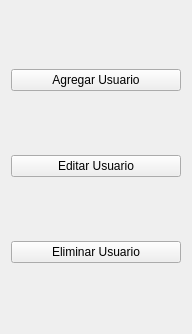
            <widget class="QWidget" name="page_2users">
             <property name="geometry">
              <rect>
               <x>0</x>
               <y>0</y>
               <width>192</width>
               <height>334</height>
              </rect>
             </property>
             <attribute name="icon">
              <iconset>
               <normaloff>:/icons/chevron-down.svg</normaloff>:/icons/chevron-down.svg</iconset>
             </attribute>
             <attribute name="label">
              <string>Usuarios</string>
             </attribute>
             <layout class="QVBoxLayout" name="verticalLayout_5">
              <item>
               <widget class="QPushButton" name="btn_user_add">
                <property name="text">
                 <string>Agregar Usuario</string>
                </property>
                <property name="icon">
                 <iconset>
                  <normaloff>:/icons/user-plus.svg</normaloff>:/icons/user-plus.svg</iconset>
                </property>
               </widget>
              </item>
              <item>
               <widget class="QPushButton" name="btn_user_edit">
                <property name="text">
                 <string>Editar Usuario</string>
                </property>
                <property name="icon">
                 <iconset>
                  <normaloff>:/icons/users.svg</normaloff>:/icons/users.svg</iconset>
                </property>
               </widget>
              </item>
              <item>
               <widget class="QPushButton" name="btn_user_delete">
                <property name="text">
                 <string>Eliminar Usuario</string>
                </property>
                <property name="icon">
                 <iconset>
                  <normaloff>:/icons/user-x.svg</normaloff>:/icons/user-x.svg</iconset>
                </property>
               </widget>
              </item>
             </layout>
            </widget>
